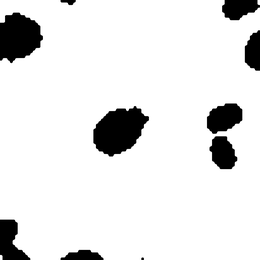
%> input picture Post-shrink.bmp, 260 x 260 px, shrunk from 1030 x 1030 before the run
$ octave --eval "segmentationEngineForPeroxisomes(imread('Post-shrink.bmp'));"   (GNU Octave 9; MATLAB toolbox functions it lacks are replaced by stand-ins)
%> lines starting %> are read from the running program, lines starting %| are printed output that depends on the picture; in (x1, y1, x2, y2) boxes, pixels count from 0 and x2, y2 are one past the last pixel; in counts of white or black regions, pixels touching at a corner belong together; the program's own positions count from 1
### imoverlay.m
function out = imoverlay(in, mask, color)
%IMOVERLAY Create a mask-based image overlay.
%   OUT = IMOVERLAY(IN, MASK, COLOR) takes an input image, IN, and a binary
%   image, MASK, and produces an output image whose pixels in the MASK
%   locations have the specified COLOR.
%
%   IN should be a grayscale or an RGB image of class uint8, uint16, int16,
%   logical, double, or single.  If IN is double or single, it should be in
%   the range [0, 1].  If it is not in that range, you might want to use
%   mat2gray to scale it into that range.
%
%   MASK should be a two-dimensional logical matrix.
%
%   COLOR should be a 1-by-3 vector of values in the range [0, 1].  [0 0 0]
%   is black, and [1 1 1] is white.
%
%   OUT is a uint8 RGB image.
%
%   Examples
%   --------
%   Overlay edge detection result in green over the original image.
%
%       I = imread('cameraman.tif');
%       bw = edge(I, 'canny');
%       rgb = imoverlay(I, bw, [0 1 0]);
%       imshow(rgb)
%
%   Treating the output of peaks as an image, overlay the values greater than
%   7 in red.  The output of peaks is not in the usual grayscale image range
%   of [0, 1], so use mat2gray to scale it.
%
%       I = peaks;
%       mask = I > 7;
%       rgb = imoverlay(mat2gray(I), mask, [1 0 0]);
%       imshow(rgb, 'InitialMagnification', 'fit')

%   Steven L. Eddins, The MathWorks, Inc.
%   $Revision: 1.2 $  $Date: 2007/08/15 13:18:08 $

% If the user doesn't specify the color, use white.
DEFAULT_COLOR = [1 1 1];
if nargin < 3
    color = DEFAULT_COLOR;
end

% Make the uint8 the working data class.  The output is also uint8.
in_uint8 = im2uint8(in);
color_uint8 = im2uint8(color);

% Initialize the red, green, and blue output channels.
if ndims(in_uint8) == 2
    % Input is grayscale.  Initialize all output channels the same.
    out_red   = in_uint8;
    out_green = in_uint8;
    out_blue  = in_uint8;
else
    % Input is RGB truecolor.
    out_red   = in_uint8(:,:,1);
    out_green = in_uint8(:,:,2);
    out_blue  = in_uint8(:,:,3);
end

% Replace output channel values in the mask locations with the appropriate
% color value.
out_red(mask)   = color_uint8(1);
out_green(mask) = color_uint8(2);
out_blue(mask)  = color_uint8(3);

% Form an RGB truecolor image by concatenating the channel matrices along
% the third dimension.
out = cat(3, out_red, out_green, out_blue);

### showseg.m
%Property of Dr. Ginzberg at the Kafri Lab, SickKids, 2022

function [im]=showseg(im,bw)
% im - image

% bw - a bw (binary) mask of segmentation results

imshow(imoverlay(NormalizeImage(im),imdilate(bwperim(bw),strel('disk',1)),[1 0 0]))
im=imoverlay(NormalizeImage(im),imdilate(bwperim(bw),strel('disk',1)),[1 0 0]);

### NormalizeImage.m
function [imn]=NormalizeImage(im,varargin)

IM=im2double(im);
imn=(IM-min(IM(:)))/(max(IM(:))-min(IM(:)));

if ~isempty(varargin)
imn=(IM-varargin{1}(1))/(varargin{1}(2)-varargin{1}(1));
end

### segmentationEngineForPeroxisomes.m
function [] = segmentationEngineForPeroxisomes(im)
%gaf

%Save image as variable
double_im=mat2gray(double(im));
[x, y] = size(im);
%> x = 260; y = 260

%Close image with a disk the size of the background fluctuations.
disk = strel('disk', 1, 4); %this is a temporary value, don't know what to use
double_im_close = double(imclose(double_im, disk));
imtool(double_im_close, []);

%Open closed image with disk larger than largest nucleus
disklarge = strel('disk', 200, 4);
double_im_open = imopen(double_im_close, disklarge);
%> double_im_open: size 260x260 double; every value is 0
imtool(double_im_open);


%% Subtract opened image from original
%CAKI1_DNA_clean2 = (CAKI1_DNA-CAKI1_DNA_openlarge2);
clean_im = (double(double_im) - double(double_im_open));

%Collect the region of the image that has negative values.
bw = clean_im < 0; %Negative values (in background) appear as ones in a binary image
%> bw: size 260x260 logical; every value is 0
diskbw = strel('disk', 30, 4); %10 is a rather aggressive value, but it seems to work for relatively
%circular objects, like nuclei
bw2 = single(imclose(bw, diskbw)); %Fill in holes in background
%> bw2: size 260x260 single; every value is 0
%bw2 = imfill(bw2, 'holes'); %especially good for nucleolus holes
imtool(bw2)


%Spot cells.
%Resize to smooth
small = imresize(clean_im, 1/10); %reduce image to a tenth of its size
filt = imgaussfilt(small, 4);
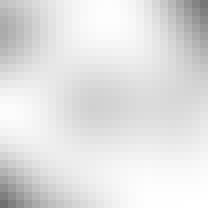
%> filt: size 26x26 double (shown 8 times larger); min 0.443, max 1, mean 0.884

%Find seeds
%bring back to OG size to smooth
seeds = imregionalmax(filt);
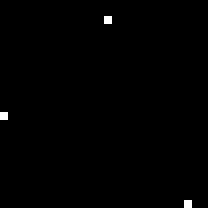
%> seeds: size 26x26 logical (shown 8 times larger); 0.44% white in thin lines or dots, all inside (x1, y1, x2, y2) = (0, 2, 24, 26)
seeds2 = single(imresize(seeds, [x y]));
%> seeds2: size 260x260 single; values 0 (black) and 1 (white), 0.44% white; 3 white regions, box (x1, y1, x2, y2) and area: (130, 20, 140, 30) 100, (0, 140, 10, 150) 100, (230, 250, 240, 260) 100
imtool(seeds2)
seeds3 = roifilt2(0, seeds2, bw2);
imtool(seeds3)

%Extract x,y coordinates of seeds. [I]=rows (y-axis), [J]=columns (x-axis)
[I,J] = find(seeds3);
%> I = 300 values from 21 to 260; J = 300 values from 1 to 240

% [12 lines of commented-out code are left out]
clean_trans = -(double(clean_im));
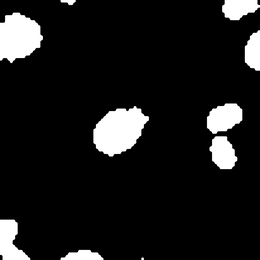
%> clean_trans: size 260x260 double; min -1, max 0, mean -0.896; drawn with min black and max white
clean_min = imimposemin(clean_trans,seeds3);
clean_wat = watershed(clean_min);
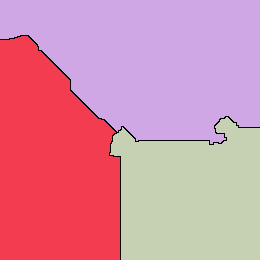
%> clean_wat: size 260x260 uint8; 4 distinct labels, from 0 to 3; one colour per label, 0 black
bgm = clean_wat == 0;
%> bgm: size 260x260 logical; 0.88% white in thin lines or dots, all inside (x1, y1, x2, y2) = (0, 35, 260, 260)
imtool(bgm);
imtool(clean_wat,[])
[clean_seg]=showseg(clean_im, clean_wat); %Display segmented image.
%> in imoverlay, in_uint8 is the input picture: size 260x260 uint8; min 0, max 255, mean 228.6
%> in imoverlay, `out_red(mask)   = color_uint8(1);`:
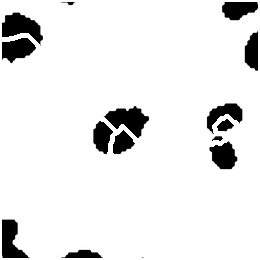
%> out_red: size 260x260 uint8; 2.17% of pixels changed, all inside (x1, y1, x2, y2) = (0, 0, 260, 260)
%> in imoverlay, `out_green(mask) = color_uint8(2);`:
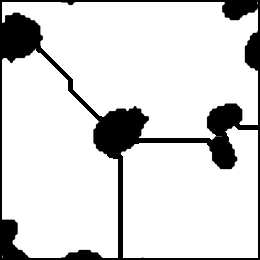
%> out_green: size 260x260 uint8; 4.87% of pixels changed, all inside (x1, y1, x2, y2) = (0, 0, 260, 260)
%> in imoverlay, `out = cat(3, out_red, out_green, out_blue);`:
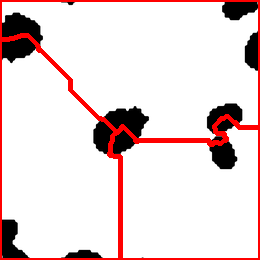
%> out: size 260x260x3 uint8; mean R, G, B 233.4, 216.7, 216.7

imtool(clean_seg,[])
end
